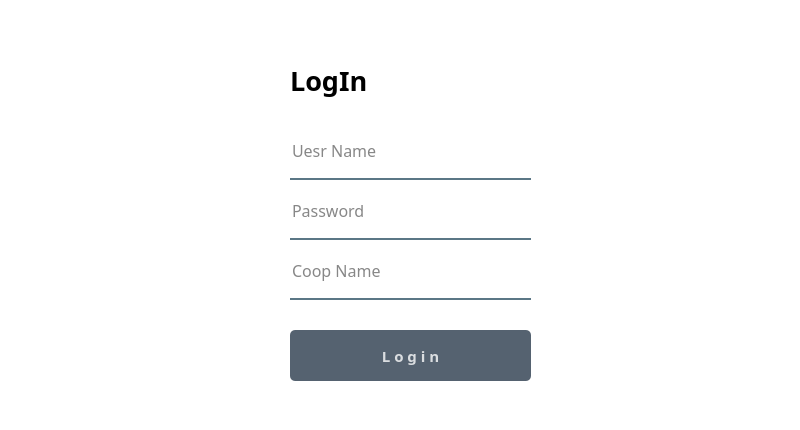
<?xml version="1.0" encoding="UTF-8"?>
<ui version="4.0">
 <class>Form</class>
 <widget class="QWidget" name="Form">
  <property name="geometry">
   <rect>
    <x>0</x>
    <y>0</y>
    <width>800</width>
    <height>430</height>
   </rect>
  </property>
  <property name="windowTitle">
   <string>Form</string>
  </property>
  <property name="styleSheet">
   <string notr="true">background-color:rgba(255, 255, 255, 255);</string>
  </property>
  <widget class="QLabel" name="label">
   <property name="geometry">
    <rect>
     <x>290</x>
     <y>50</y>
     <width>151</width>
     <height>61</height>
    </rect>
   </property>
   <property name="font">
    <font>
     <family>맑은 고딕</family>
     <pointsize>20</pointsize>
     <weight>75</weight>
     <bold>true</bold>
    </font>
   </property>
   <property name="styleSheet">
    <string notr="true">background-color:rgba(255, 255, 255, 0);</string>
   </property>
   <property name="text">
    <string>LogIn</string>
   </property>
   <property name="textFormat">
    <enum>Qt::RichText</enum>
   </property>
   <property name="alignment">
    <set>Qt::AlignLeading|Qt::AlignLeft|Qt::AlignVCenter</set>
   </property>
  </widget>
  <widget class="QLineEdit" name="IdEdit">
   <property name="geometry">
    <rect>
     <x>290</x>
     <y>130</y>
     <width>241</width>
     <height>50</height>
    </rect>
   </property>
   <property name="font">
    <font>
     <family>맑은 고딕</family>
     <pointsize>12</pointsize>
    </font>
   </property>
   <property name="styleSheet">
    <string notr="true">background-color:rgba(0, 0, 0, 0);
border:none;
border-bottom:2px solid rgba(46, 82, 101, 200);
color:rgba(0, 0, 0, 240);
padding-bottom:7px;</string>
   </property>
   <property name="placeholderText">
    <string>Uesr Name</string>
   </property>
  </widget>
  <widget class="QPushButton" name="btnlogin">
   <property name="geometry">
    <rect>
     <x>290</x>
     <y>330</y>
     <width>241</width>
     <height>51</height>
    </rect>
   </property>
   <property name="font">
    <font>
     <family>한컴 고딕</family>
     <pointsize>11</pointsize>
     <weight>75</weight>
     <bold>true</bold>
    </font>
   </property>
   <property name="styleSheet">
    <string notr="true">QPushButton#btnlogin{
	background-color: rgba(85, 98, 112, 255);
	color:rgba(255, 255, 255, 200);
	border-radius:5px;
}

QPushButton#btnlogin:hover{
	background-color: qlineargradient(spread:pad, x1:0, y1:0.505682, x2:1, y2:0.477, stop:0 rgba(150, 123, 111, 219), stop:1 rgba(85, 81, 84, 226));
}

QPushButton#btnlogin::pressed{
	padding-left:5px;
	padding-top:5px;
	background-color:rgba(200, 200, 200, 255);
}</string>
   </property>
   <property name="text">
    <string>L o g i n</string>
   </property>
  </widget>
  <widget class="QLineEdit" name="nameEdit">
   <property name="geometry">
    <rect>
     <x>290</x>
     <y>190</y>
     <width>241</width>
     <height>50</height>
    </rect>
   </property>
   <property name="font">
    <font>
     <family>맑은 고딕</family>
     <pointsize>12</pointsize>
    </font>
   </property>
   <property name="styleSheet">
    <string notr="true">background-color:rgba(0, 0, 0, 0);
border:none;
border-bottom:2px solid rgba(46, 82, 101, 200);
color:rgba(0, 0, 0, 240);
padding-bottom:7px;</string>
   </property>
   <property name="placeholderText">
    <string>Password</string>
   </property>
  </widget>
  <widget class="QLineEdit" name="coopIdEdit">
   <property name="geometry">
    <rect>
     <x>290</x>
     <y>250</y>
     <width>241</width>
     <height>50</height>
    </rect>
   </property>
   <property name="font">
    <font>
     <family>맑은 고딕</family>
     <pointsize>12</pointsize>
    </font>
   </property>
   <property name="styleSheet">
    <string notr="true">background-color:rgba(0, 0, 0, 0);
border:none;
border-bottom:2px solid rgba(46, 82, 101, 200);
color:rgba(0, 0, 0, 240);
padding-bottom:7px;</string>
   </property>
   <property name="text">
    <string/>
   </property>
   <property name="placeholderText">
    <string>Coop Name</string>
   </property>
  </widget>
 </widget>
 <resources/>
 <connections/>
</ui>
